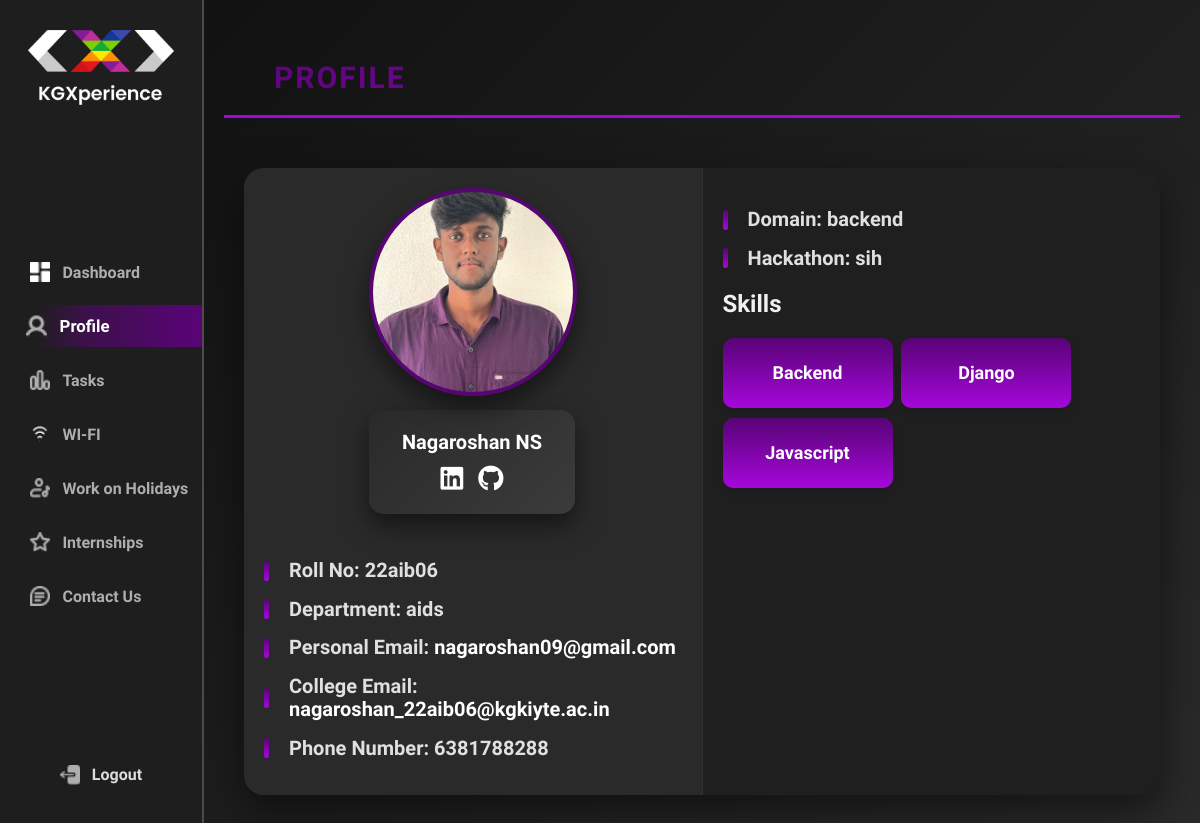
Before: /profile/ (signed in) with the older database file.
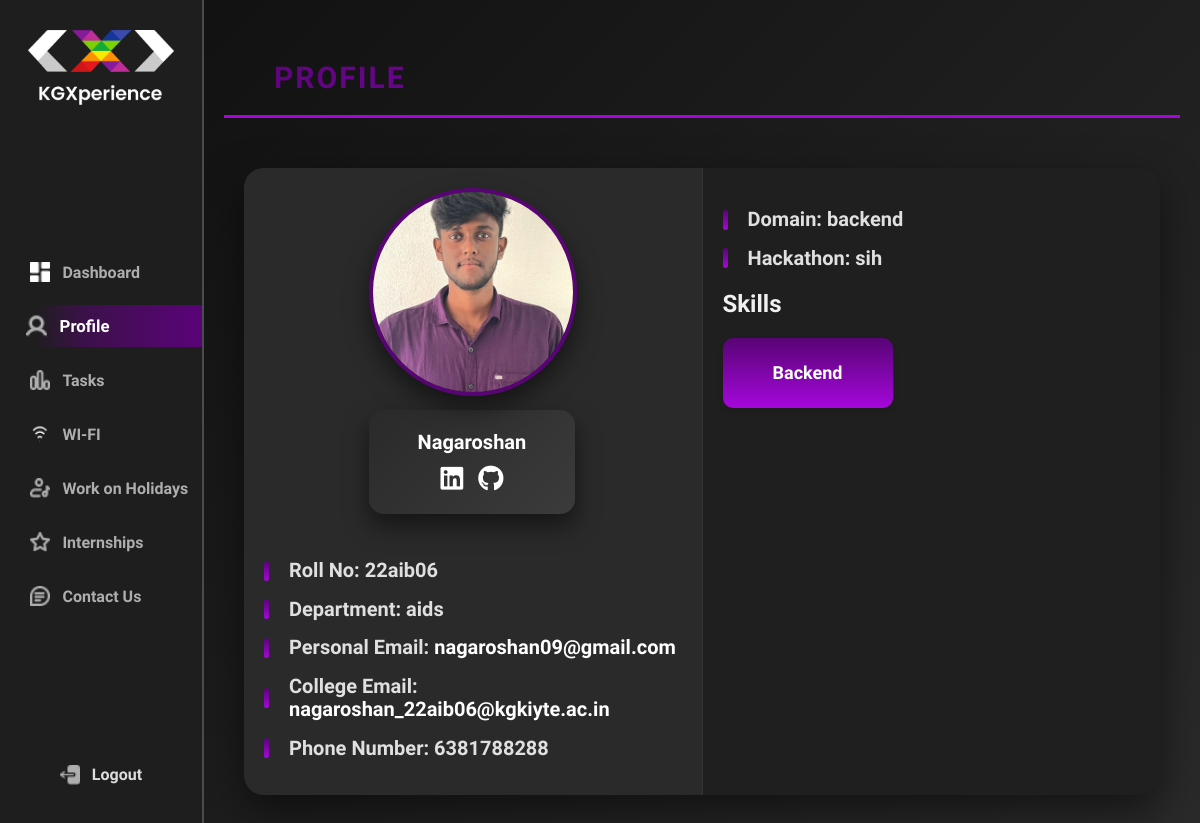
After: the same page with the newer database file.
### kgx_app/models.py (models this page shows, shortened)
class Profile(models.Model):
    STUDENT = 'student'
    STAFF = 'staff'
    ROLE_CHOICES = [
        (STUDENT, 'Student'),
        (STAFF, 'Staff'),
    ]
    user = models.OneToOneField(User, on_delete=models.CASCADE, related_name='profile', null=True)
    name = models.CharField(max_length=100)
    roll_no = models.CharField(primary_key=True, max_length=20)
    dept = models.CharField(max_length=100)
    email_p = models.EmailField()
    email_clg = models.EmailField()
    phn_no = models.CharField(max_length=15)
    linked_in = models.URLField(blank=True, null=True)
    github = models.URLField(blank=True, null=True)
    domain = models.CharField(max_length=100)
    skills = models.CharField(max_length=200)
    hackathon = models.CharField(max_length=100)
    image = models.ImageField(upload_to='images/', null=True, blank=True)
    role = models.CharField(max_length=10, choices=ROLE_CHOICES, default=STUDENT)

### kgx_app/decorators.py (the view)
        def _wrapped_view(request, *args, **kwargs):
            try:
                profile = Profile.objects.get(roll_no=request.user.username)
                if profile.role in allowed_roles:
                    return view_func(request, *args, **kwargs)
                raise PermissionDenied
            except Profile.DoesNotExist:
                raise PermissionDenied  # Handle the case where the profile does not exist

### kgx_app/views.py (called while the page is built)
@login_required
@role_required(allowed_roles=['student'])
def profile(request):
    profile = get_object_or_404(Profile, roll_no=request.user.username)
    skills_list = profile.skills.split(",") if profile.skills else []
    return render(request, 'profile.html', {'profile': profile, 'skills_list': skills_list})

### kgx_app/templates/profile.html (shortened to what this page needs)
{% extends 'base.html' %}
{% load static %}
{% block body_class %}profile{% endblock %}
{% block content %}
<head>
    <link rel="stylesheet" href="https://cdnjs.cloudflare.com/ajax/libs/font-awesome/5.15.4/css/all.min.css">
</head>
<div class="profile-header">
    <h1>Profile</h1>
</div>
<div class="split-container">
    <div class="profile-container">
        <div class="left-box">
            <div class="image-container">
                <a href="{{ profile.link }}" target="_blank">
                    {% if profile.image %}
                        <img src="{{ profile.image.url }}" alt="profile image">
                    {% else %}
                        <img src="{% static 'kgx_app/default_profile.png' %}" >
                    {% endif %}
                </a>
                <div class="info-container">
                    <h2>{{ profile.name|capfirst }}</h2>
                    <div class="social-icons">
                        {% if profile.linked_in %}
                            <a href="{{ profile.linked_in }}" target="_blank" class="social-icon">
                                <i class="fab fa-linkedin"></i>
                            </a>
                        {% endif %}
                        {% if profile.github %}
                            <a href="{{ profile.github }}" target="_blank" class="social-icon">
                                <i class="fab fa-github"></i>
                            </a>
                        {% endif %}
                    </div>
                </div>
            </div>
            <div class="profile-details">
                <p><strong>Roll No:</strong> {{ profile.roll_no }}</p>
                <p><strong>Department:</strong> {{ profile.dept }}</p>
                <p><strong>Personal Email:</strong> <a href="mailto:{{ profile.email_p }}">{{ profile.email_p }}</a></p>
                <p><strong>College Email:</strong> <a href="mailto:{{ profile.email_clg }}">{{ profile.email_clg }}</a></p>
                <p><strong>Phone Number:</strong> {{ profile.phn_no }}</p>
            </div>
        </div>
        <div class="right-box">
            <div class="profile-details">
                <p><strong>Domain:</strong> {{ profile.domain }}</p>
                <p><strong>Hackathon:</strong> {{ profile.hackathon }}</p>
            </div>
            <div class="skills-section">
                <h2>Skills</h2>
                <div class="skills-box">
                    {% if skills_list %}
                        {% for skill in skills_list %}
                            <div class="skill-item">
                                {{ skill.strip|capfirst }}
                            </div>
                        {% endfor %}
                    {% else %}
                        <p><strong>No skills found</strong></p>
                    {% endif %}
                </div>
            </div>
        </div>
    </div>
</div>
{% endblock %}

### kgx_app/templates/base.html (shortened to what this page needs)
<!DOCTYPE html>
<html lang="en">
<head>
    {% load static %}
    <link rel="stylesheet" href="https://cdnjs.cloudflare.com/ajax/libs/font-awesome/6.0.0-beta3/css/all.min.css">
</head>
<body>
    <body class="{% block body_class %}base{% endblock %}">
    <div class="left-corner-box">
        <div class="logo-container">
            <img src="{% static 'kgx_app/logo.png' %}" alt="Logo" class="logo-icon">
        </div>
        <nav class="navigation">
            <a href="{% url 'dashboard' %}" class="nav-button {% if request.resolver_match.url_name == 'dashboard' %}active{% endif %}">
                <img src="{% static 'kgx_app/dashboard.png' %}" alt="Dashboard" class="nav-icon">
                Dashboard
            </a>
            <a href="{% url 'profile' %}" class="nav-button {% if request.resolver_match.url_name == 'profile' %}active{% endif %}">
                <img src="{% static 'kgx_app/profile.png' %}" alt="Profile" class="nav-icon">
                Profile
            </a>
            <a href="{% url 'student_tasks' %}" class="nav-button {% if request.resolver_match.url_name == 'student_tasks' %}active{% endif %}">
                <img src="{% static 'kgx_app/learn_by_practice.png' %}" alt="Tasks" class="nav-icon">
                Tasks
            </a>
            <a href="{% url 'wifi' %}" class="nav-button {% if request.resolver_match.url_name == 'wifi' %}active{% endif %}">
                <img src="{% static 'kgx_app/wifi.png' %}" alt="WI-FI" class="nav-icon">
                WI-FI
            </a>
            <a href="{% url 'work_on_holidays' %}" class="nav-button {% if request.resolver_match.url_name == 'work_on_holidays' %}active{% endif %}">
                <img src="{% static 'kgx_app/work_on_holidays.png' %}" alt="Work on Holidays" class="nav-icon">
                Work on Holidays
            </a>
            <a href="{% url 'internship' %}" class="nav-button {% if request.resolver_match.url_name == 'internship' %}active{% endif %}">
                <img src="{% static 'kgx_app/internships.png' %}" alt="Internships" class="nav-icon">
                Internships
            </a>
            <a href="{% url 'contact' %}" class="nav-button {% if request.resolver_match.url_name == 'contact' %}active{% endif %}">
                <img src="{% static 'kgx_app/contact_us.png' %}" alt="Contact Us" class="nav-icon">
                Contact Us
            </a>
        </nav>
        <a href="{% url 'logout' %}" class="logout">
            <img src="{% static 'kgx_app/logout.png' %}" alt="Logout" class="logout-icon">
            Logout
        </a>
    </div>
    <div class="content">
        {% block content %}{% endblock %}
    </div>
    </body>
</body>
</html>

### kgx_app/templates/base.html (style rules this page uses)
body, html { height: 100%; margin: 0; background: #000000; overflow: hidden; }
.left-corner-box { width: 17%; height: 100%; background: #1E1E1E; position: fixed; top: 0; left: 0; display: flex; flex-direction: column; justify-content: space-between; align-items: center; padding: 20px 0; box-sizing: border-box; overflow: hidden; border-right: 2px solid rgba(255, 255, 255, 0.2); z-index: 1000; }
.logo-container { width: 100%; display: flex; justify-content: center; align-items: center; padding: 0 10px; box-sizing: border-box; margin-bottom: 0; }
.logo-icon { max-width: 80%; height: auto; margin-top: 10px; }
.navigation { width: 100%; display: flex; flex-direction: column; align-items: flex-end; margin-top: 5px; }
.nav-button { width: 80%; text-align: left; margin: 7px 0; padding: 10px; font-family: 'Raleway', sans-serif; font-size: 16px; font-weight: 700; line-height: 13px; color: #AEAEAE; text-decoration: none; transition: color 0.3s ease, background 0.3s ease, transform 0.3s ease; background-color: transparent; border: none; border-radius: 0; display: flex; align-items: center; position: relative; overflow: hidden; }
.nav-icon { width: 20px; height: 20px; margin-right: 12px; }
.nav-button.active { background: linear-gradient(90.57deg, #1E1E1E 9.91%, #3B1149 35.14%, #580475 91.56%); color: #ffffff; transform: scale(1.05); }
.logout { text-decoration: none; font-family: 'Raleway', sans-serif; font-size: 16px; font-weight: 700; line-height: 13px; color: #ddd; padding: 10px 20px; margin-bottom: 20px; border-radius: 5px; transition: color 0.3s ease; background-color: transparent; display: flex; align-items: center; overflow: hidden; }
.logout-icon { width: 20px; height: 20px; margin-right: 12px; }
.content { margin-left: 17%; padding: 20px; height: 100%; box-sizing: border-box; overflow-y: auto; }

Changed rows visible on the page:
changed Profile "22aib06": name "Nagaroshan NS" → "Nagaroshan"
Other visible differences:
new list line: "Backend"
list line gone: "Backend"
list line gone: "Django"
list line gone: "Javascript"
